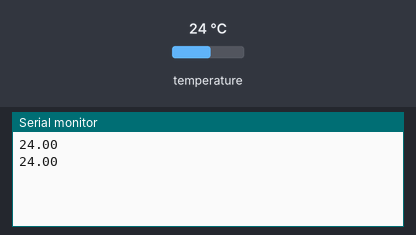
Simulated run of this sketch. Board: Arduino Uno, built with avr-gcc and run on an emulated ATmega328P. Parts: the last lines printed to the serial monitor. The test bench sets the inputs (shaded band); at power-on: temperature 24 °C.

Above: at 2.3 s.
2.4 s: temperature set to 12 °C
At 2.4 s:
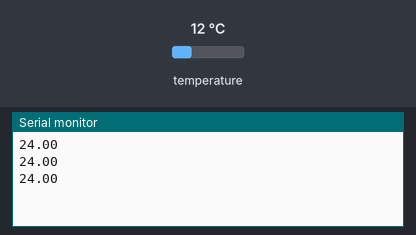
3.9 s: temperature set to 19 °C
At 3.9 s:
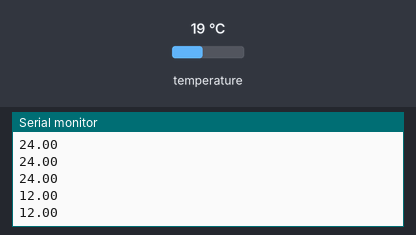
Timing chart, 0 to 6.9 s (numbered marks = the images above; inputs shaded):
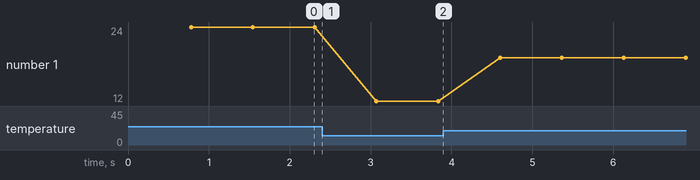

Measured:
- plotted number 1: 24 → 12 after the input at 2.4 s, 12 → 19 after the input at 3.9 s

The sketch:

_18b20_Temp.ino
```cpp
#include <DallasTemperature.h>

#include <OneWire.h>
#include <DallasTemperature.h>
// Data wire is plugged into port 2 on the Arduino
#define ONE_WIRE_BUS 2
// Setup a oneWire instance to communicate with any OneWire devices (not just Maxim/Dallas temperature ICs)
OneWire oneWire(ONE_WIRE_BUS);
// Pass our oneWire reference to Dallas Temperature.
DallasTemperature sensors(&oneWire);
void setup(void)
{
  // start serial port
  Serial.begin(115200);
  sensors.begin();
}
void loop(void)
{
  sensors.requestTemperatures();
  Serial.println(String(sensors.getTempCByIndex(0)));
}
```
